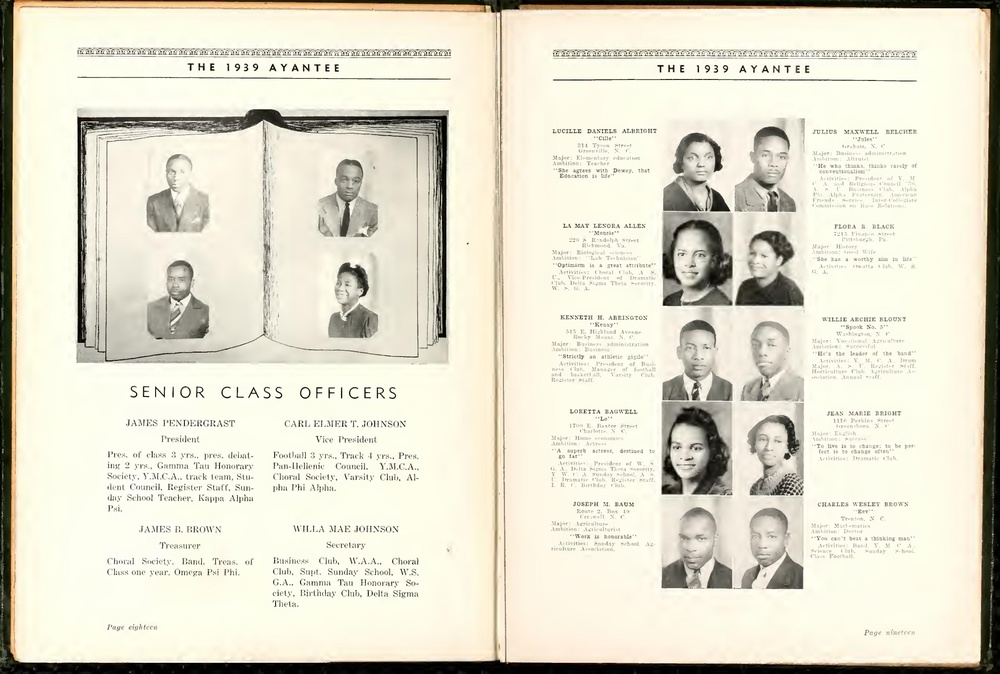
#> input picture code/OCR/vision_text_extraction/input/185777725.jpg, 1000 x 674 px, shrunk from 4100 x 2763 before the run
$ python crop_relationship_photo.py --input input/185777725.jpg --output out.png
#> lines starting #> are read from the running program, lines starting #| are printed output that depends on the picture
### code/OCR/vision_text_extraction/crop_utils.py
from __future__ import annotations

from pathlib import Path
from typing import Tuple

from PIL import Image


def crop_with_percentages(
    image_path: Path,
    output_path: Path,
    bbox: Tuple[float, float, float, float],
) -> None:
    """Crop an image using percentage-based bounding box coordinates."""
#> called with bbox = (0.02, 0.18, 0.25, 0.73)
    if not image_path.exists():
        raise FileNotFoundError(f"Input image not found: {image_path}")

    left_pct, top_pct, width_pct, height_pct = bbox
    if not all(0 <= v <= 1 for v in (left_pct, top_pct, width_pct, height_pct)):
        raise ValueError("All bounding box percentages must be between 0 and 1")

    with Image.open(image_path) as img:
#> img is the input picture: PIL image 1000x674 RGB; mean R, G, B 224.5, 221.1, 204.2
        width, height = img.size
#> width = 1000; height = 674
        left = int(round(left_pct * width))
#> left = 20
        top = int(round(top_pct * height))
#> top = 121
        right = int(round((left_pct + width_pct) * width))
#> right = 270
        bottom = int(round((top_pct + height_pct) * height))
#> bottom = 613

        left = max(0, min(left, width - 1))
        top = max(0, min(top, height - 1))
        right = max(left + 1, min(right, width))
        bottom = max(top + 1, min(bottom, height))

        crop = img.crop((left, top, right, bottom))
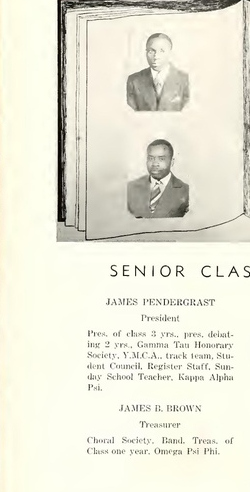
#> crop: PIL image 250x492 RGB; mean R, G, B 234.6, 233.3, 218
        output_path.parent.mkdir(parents=True, exist_ok=True)
        crop.save(output_path)

        print(
            f"Cropped region saved to {output_path} ("
            f"left={left}px, top={top}px, width={right-left}px, height={bottom-top}px)"
        )
#| Cropped region saved to out.png (left=20px, top=121px, width=250px, height=492px)

### code/OCR/vision_text_extraction/crop_relationship_photo.py
"""Utility script to crop the photo region from relationship view images.

Default crop coordinates come from an LLM-estimated bounding box for
`relationship_000_student_view.png` (left=2%, top=18%, width=25%, height=73%).
"""

from __future__ import annotations

import argparse
from pathlib import Path
from typing import Tuple

from crop_utils import crop_with_percentages


def parse_args() -> argparse.Namespace:
    parser = argparse.ArgumentParser(description="Crop a relationship view image")
    parser.add_argument(
        "--input",
        required=True,
        help="Path to the input relationship view image",
    )
    parser.add_argument(
        "--output",
        required=True,
        help="Path for the cropped image",
    )
    parser.add_argument(
        "--bbox",
        nargs=4,
        type=float,
        metavar=("LEFT", "TOP", "WIDTH", "HEIGHT"),
        default=(0.02, 0.18, 0.25, 0.73),
        help="Bounding box percentages as decimals (default: 0.02 0.18 0.25 0.73)",
    )
    return parser.parse_args()


def main() -> None:
    args = parse_args()
    input_path = Path(args.input)
    output_path = Path(args.output)

    crop_with_percentages(input_path, output_path, tuple(args.bbox))


if __name__ == "__main__":
    main()
